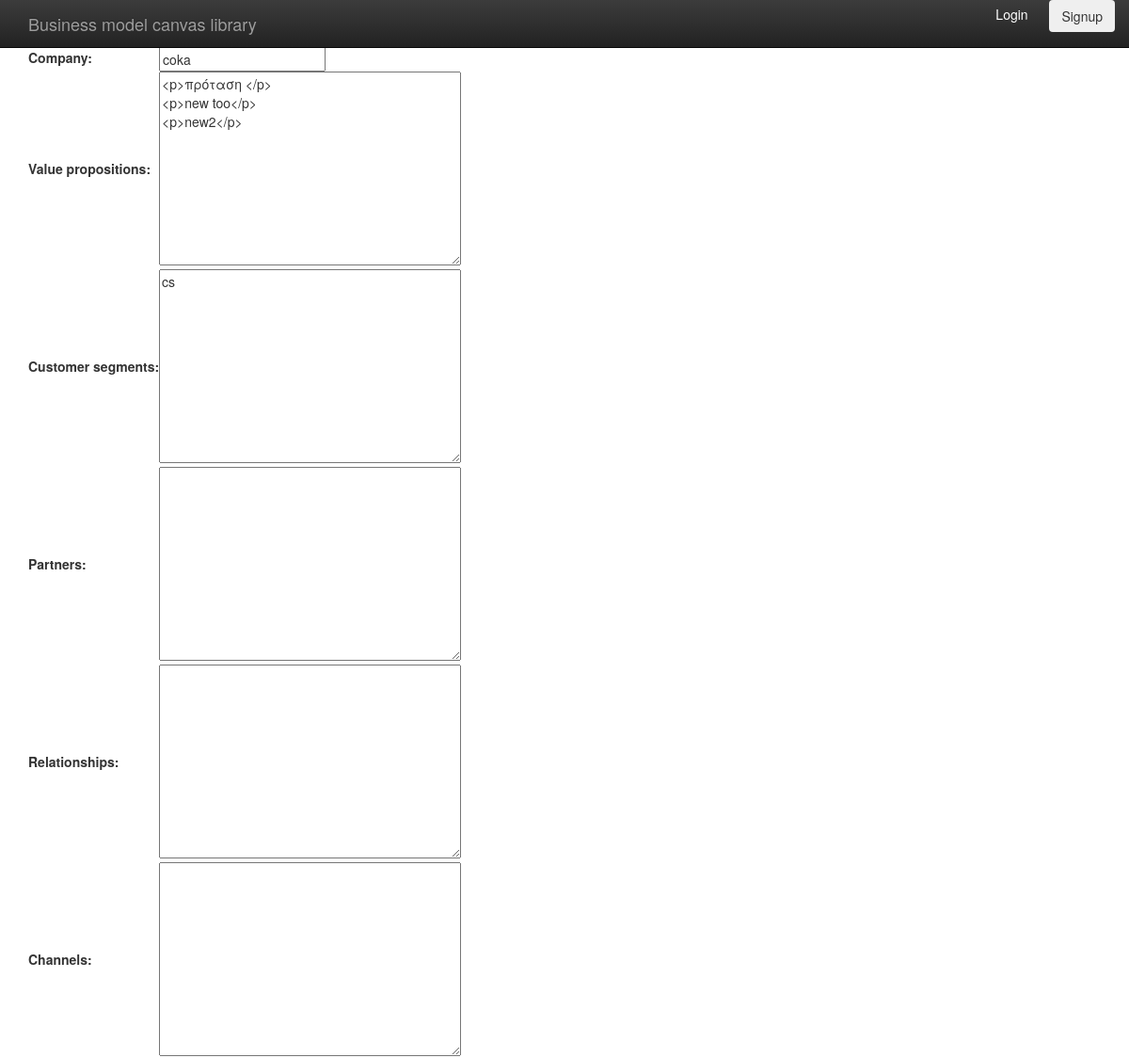
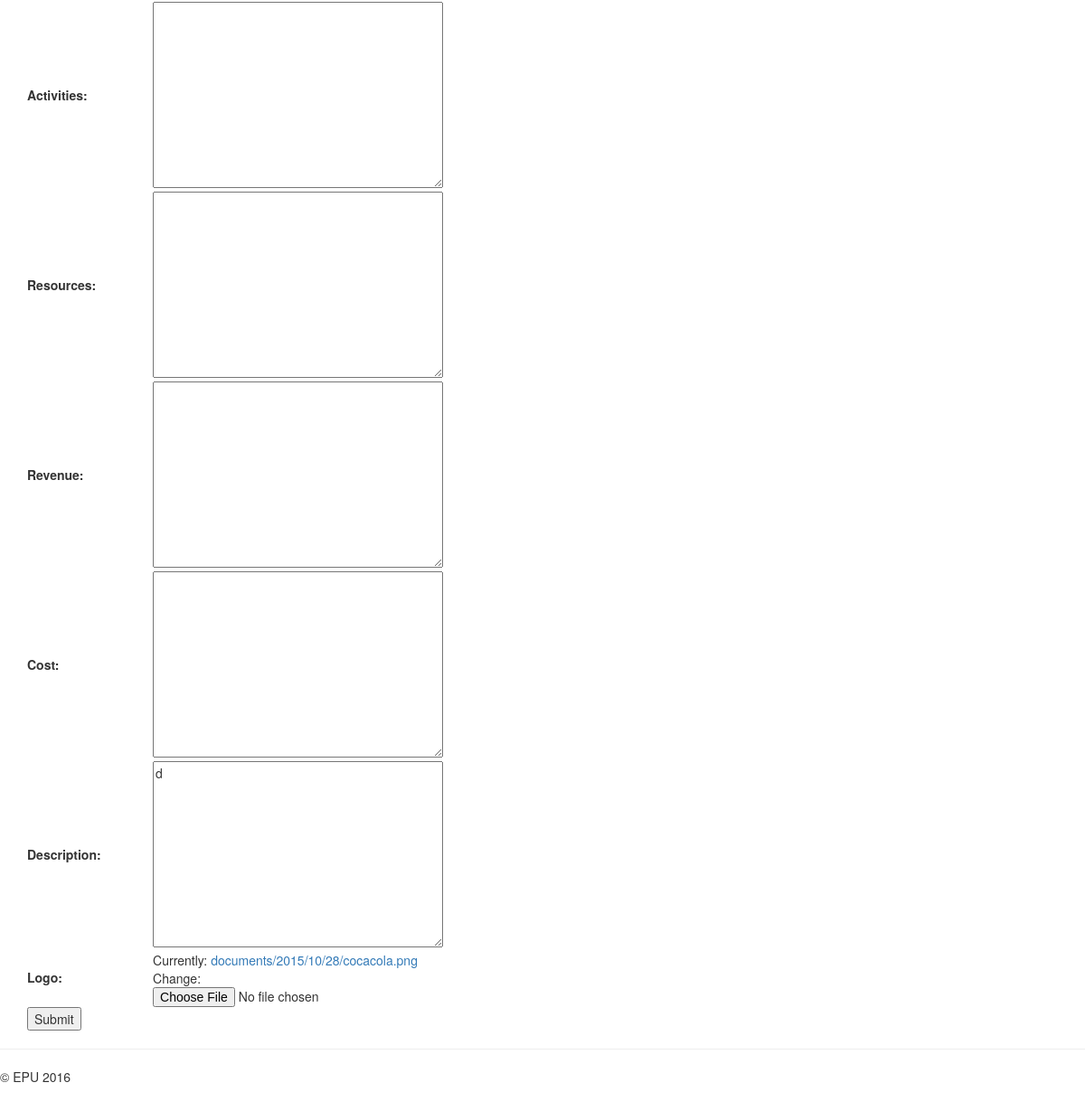
Page /canvas/1/update on the committed database (2 pictures, top to bottom).
### app/models.py (models this page shows, shortened)
class Canvas(models.Model):
    l = 200
    company = models.CharField(max_length=30)
    originalauthor = models.ForeignKey(User)
    upvotes = models.IntegerField(default=0)
    downvotes = models.IntegerField(default=0)
    value_propositions = models.TextField(blank=True)
    customer_segments = models.TextField(blank=True)
    partners = models.TextField(blank=True)
    relationships = models.TextField(blank=True)
    channels = models.TextField(blank=True)
    activities = models.TextField(blank=True)
    resources = models.TextField(blank=True)
    revenue = models.TextField(blank=True)
    cost = models.TextField(blank=True)
    description = models.TextField(blank=True)
    logo = models.ImageField(upload_to='documents/%Y/%m/%d')

### app/views.py (the view)
# urls.py: url(r'canvas/(?P<pk>[0-9]+)/update$', CanvasUpdate.as_view(), name='canvas-update'),
class CanvasUpdate(UpdateView):
    model = Canvas
    fields = ['company','value_propositions','customer_segments',
              'partners','relationships','channels','activities',
              'resources','revenue','cost', 'description', 'logo']

### templates/app/canvas_form.html (shortened to what this page needs)
{% extends "base.html" %}
{% block content %}
<form action="" method="post">{% csrf_token %}
    <table>
        {{ form.as_table }}
    </table>
    <input type="submit" value="Submit" />
</form>
{% endblock %}

### templates/base.html (style rules this page uses)
body { padding-top: 50px; padding-bottom: 20px; }

### rows in the picture
Canvas: company "coka", value_propositions "<p>πρόταση </p> <p>new too</p> <p>new2</p>", customer_segments "cs", description "d"
